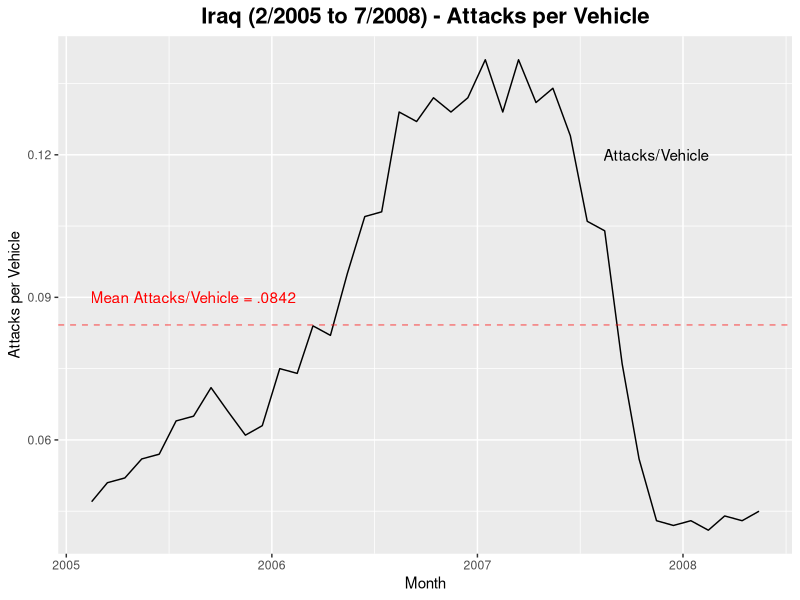
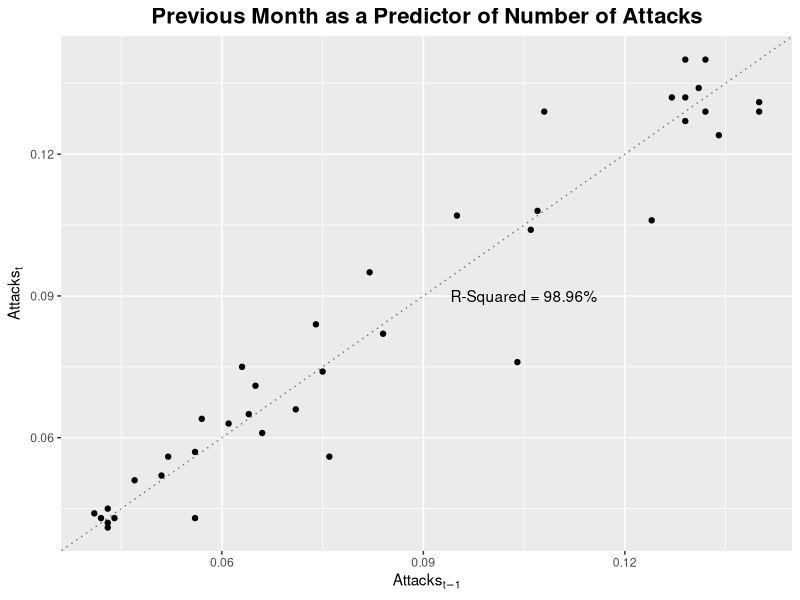

Generate these figures, in order, with R: (Note: this script raises an error after producing the figures.)
library(reshape2)
library(dplyr)
library(ggplot2)
library(data.table)
library(tidyverse)
library(gridExtra)

####  Iraq Historical Data ####
iraq_months            <- c(1:40)                                                   # Number of months of data
iraq_dates             <- seq(as.Date("2005/2/15"), by = "month", length.out = 40)  # Dates Data is collected
iraq_attackspervehicle <- c(0.047,0.051,0.052,0.056,0.057,                          # Attacks per month.  Used # of attacks/# of soldiers/ 4 Vehicles per soldier
                            0.064,0.065,0.071,0.066,0.061,
                            0.063,0.075,0.074,0.084,0.082,
                            0.095,0.107,0.108,0.129,0.127,
                            0.132,0.129,0.132,0.140,0.129,
                            0.140,0.131,0.134,0.124,0.106,
                            0.104,0.076,0.056,0.043,0.042,
                            0.043,0.041,0.044,0.043,0.045)

df_iraqattacks         <- data.frame(iraq_months, as.Date(iraq_dates), iraq_attackspervehicle)  #Merge into data frame

####Calculate mean number of attacks####
iraq_meanattacks <- mean(df_iraqattacks$iraq_attackspervehicle)

####Plot Attacks per Vehicle####
ggplot(df_iraqattacks, aes(x = as.Date(iraq_dates), y = iraq_attackspervehicle)) + 
  geom_line() + 
  geom_hline(yintercept = iraq_meanattacks, color = "red", linetype = 2, alpha = .5) + 
  annotate("text", x = as.Date("2007/11/15"), y = .12, label = "Attacks/Vehicle") + 
  annotate("text", x = as.Date("2005/8/15"), y = .09, label = "Mean Attacks/Vehicle = .0842", color = "red") +
  ggtitle('Iraq (2/2005 to 7/2008) - Attacks per Vehicle') + 
  theme(plot.title = element_text(size = 16, face = "bold", hjust = 0.5)) + 
  labs(x = "Month", y = "Attacks per Vehicle", face = "bold") + 
  theme(legend.position="none") + 
  scale_color_grey(end = .5) 


#Predictors
iraq_Xtminus1 <- c(0.047, 0.051, 0.052,0.056,0.057,0.064,0.065,0.071,0.066,0.061,0.063,0.075,0.074,0.084,0.082,0.095,0.107,0.108,0.129,0.127,0.132,0.129,0.132,0.140,0.129,0.140,0.131,0.134,0.124,0.106,0.104,0.076,0.056,0.043,0.042,0.043,0.041,0.044,0.043)
iraq_Xt       <- c(0.051, 0.052,0.056,0.057,0.064,0.065,0.071,0.066,0.061,0.063,0.075,0.074,0.084,0.082,0.095,0.107,0.108,0.129,0.127,0.132,0.129,0.132,0.140,0.129,0.140,0.131,0.134,0.124,0.106,0.104,0.076,0.056,0.043,0.042,0.043,0.041,0.044,0.043,0.045)

#Regression
iraq_reg               <- data.frame(iraq_Xtminus1, iraq_Xt)
iraq_reg$prediction    <- iraq_reg$iraq_Xtminus1 * 1
iraq_reg$residual      <- iraq_reg$iraq_Xt - iraq_reg$pred
iraq_reg$residsq       <- iraq_reg$residual^2
iraq_reg$squares       <- iraq_Xt^2

#Calculate R^2
iraq_sumresidsq        <- sum(iraq_reg$residsq)
iraq_sumsq             <- sum(iraq_reg$squares)
iraq_reg_rsquared      <- 1 - sum(iraq_sumresidsq)/sum(iraq_sumsq)
iraq_reg_rsquared

iraq_meanresid         <- mean(iraq_reg$residual)
iraq_stdevresid        <- sd(iraq_reg$residual)

###Plot of Regression####
ggplot(iraq_reg, aes(x = iraq_Xtminus1, y = iraq_Xt)) + 
  geom_point() + 
  geom_abline(slope = 1, intercept = 0, alpha = .5, linetype = 3, color = 'black') +
  labs(x = expression(Attacks[t-1]), y = expression(Attacks[t]), face = "bold") +
  ggtitle('Previous Month as a Predictor of Number of Attacks')  +
  annotate("text", x = .105, y = .09, label = "R-Squared = 98.96%") + 
  theme(plot.title = element_text(size = 16, face = "bold", hjust = 0.5)) 




####  Simulation ####
simruns  <- function(M, EE, unc, flex, design, armor2designpercentage, armor3designpercentage, LSCOPercentage, CRLCOPercentage, MESCDPercentage, delay) {
  
  ####  Simulation Initial Conditions  ####  
  set.seed(100)
  totalrvneeded                  <- M*132*4                            #Total number of unique random variables needed (total lines)
  discountrate                   <- .021                                #discount rate used
  totalruns                      <- M*4                                #Total runs M runs per each armor type (ex. M = 100, 400 total runs or 100 runs for each armor type)
  indexnumber                    <- 1:totalrvneeded                    #Used to index each indivdiual time period
  run                            <- rep(1:totalruns, each = 132)       #Indexes by run 
  month                          <- rep(1:132, M*4)                    #Loops 132months for every run
  armortype                      <- rep(1:4, each = M*132)             #Allocates armor type for each run
  
  ####  Armor Type Initial Conditions   ###
  
  #Initial Costs#
  armor1cost                     <- 4                                #Purchase Cost for Standard Armor
  armor2cost                     <- 4.1                                #Purchase Cost for Passive Armor
  armor3cost                     <- 4.5                                #Purchase Cost for Reactive Armor  
  armor4cost                     <- 5                                  #Purchase Cost for Robust Armor
  
  #Design Costs# 
  # armor2designpercentage         <- .25                                                             #Percent Cost of design for Passive Armor  (Hook Cost)
  # armor3designpercentage         <- .5                                                             #Percent Cost of design for Reactive Armor (Hook Cost)
  armor2design                   <- design * (armor2cost - armor1cost) * armor2designpercentage    #Design Cost for Passive Armor
  armor3design                   <- design * (armor3cost - armor1cost) * armor3designpercentage    #Design Cost for Reactive Armor
  
  #Armor Percent Improvement Levels#
  armor1improve                  <- 0                                  #Percent improvement over Standard Armor for Standard Armor (ITS THE SAME!)
  armor2improve                  <- .10                                #Percent improvement over Standard Armor for Passive Armor 
  armor3improve                  <- .40                                #Percent improvement over Standard Armor for Reactive Armor 
  armor4improve                  <- .70                                #Percent improvement over Standard Armor for Robust Armor 
  
  #Mission Type Random Variable##
  missiontypeRV                  <- rep(runif(M*4, min = 0, max = 1), each = 132)   #Creates a random variable to determine mission type for each run
  bogdwellRV                     <- rep(runif(M*4, min = 0, max = 6), each = 132)   #Creates a random variable to bog dwell for each run
  
  #Create Initial Data Frame
  df                             <- data.frame(indexnumber, run, month, armortype, missiontypeRV, bogdwellRV)
  
  #### Mission Type Assignments ####
  df$missiontype                 <- ifelse(df$missiontypeRV <= LSCOPercentage, 1,                   #Assigns Mission Type of LSCO (1) with probability of 1/3 
                                           ifelse(df$missiontypeRV <= LSCOPercentage + CRLCOPercentage, 2,            #Assigns Mission Type of CRLCO (2) with probability of 1/3 
                                                  ifelse(df$missiontypeRV <= 1, 3,4)))   #Assigns Mission Type of MEDCL (3) with probability of 1/3 
  
  #### Bogdwell assignments ####
  df$bogdwell                    <- ifelse(df$missiontype == 1 & df$bogdwellRV <= 2, 1,                  #Assigns bogwell conditions based on the mission type and bogdwellrv
                                           ifelse(df$missiontype == 1 & df$bogdwellRV <= 4, 2,
                                                  ifelse(df$missiontype == 1 & df$bogdwellRV <= 6, 3, 
                                                         ifelse(df$missiontype == 2 & df$bogdwellRV <= 3, 3, 4))))
  
  #### Builds BOGDWELL Scenarios ####
  bdmonth                        <- rep(1:132, 4)
  #br                            <- rep(1:4, each = 132)
  bog                            <- c(1,1,1,1,1,1,1,1,1,1,1,1)                                             #Represents 12 months of deloyment
  dwell                          <- c(0,0,0,0,0,0,0,0,0,0,0,0)                                             #Represents 12 months of deloyment   
  bogdwell1                      <- c(dwell, bog,dwell,bog,dwell,bog,dwell,bog,dwell,bog, dwell)           #Represents 1:1 BOG:Dwell Ratio
  bogdwell2                      <- c(dwell, bog,dwell,dwell,bog,dwell,dwell,bog,dwell,dwell, bog)         #Represents 1:2 BOG:Dwell Ratio  
  bogdwell3                      <- c(dwell, bog,dwell,dwell,dwell,bog,dwell,dwell,dwell,bog, dwell)       #Represents 1:3 BOG:Dwell Ratio
  bogdwell4                      <- c(dwell, bog,dwell,dwell,dwell, dwell, bog,dwell,dwell,dwell,dwell)    #Represents 1:4 BOG:Dwell Ratio
  
  #### Deployment assignements per scenario ####
  df$deployed                    <- ifelse(df$bogdwell == 1, bogdwell1[bdmonth],                          #Lookup deployment in a given month based on the scenario selected above
                                           ifelse(df$bogdwell == 2, bogdwell2[bdmonth],
                                                  ifelse(df$bogdwell == 3, bogdwell3[bdmonth],
                                                         ifelse(df$bogdwell == 4, bogdwell4[bdmonth], NA))))
  
  #### Set in initial attack parameters and Base Attack Parameters  ####
  df$baselineattack              <- ifelse(df$missiontype == 1, iraq_meanattacks,                          #Sets the attacks per month in LSCO based on the mean of Iraq Attacks
                                           ifelse(df$missiontype == 2, iraq_meanattacks/2, 0))             #Sets the attacks per month in CRLCO based on the mean/2 of Iraq Attacks
  
  #### Create Uncertainty Attack parameters  ####
  attackrv                       <- runif(4*M*132, 0, 1)                                                             #Creates the RV Vector for attack start point
  df$initialattackrv             <- ifelse(df$month == 1, attackrv[indexnumber], 0)                                  #Assigns initial attack RV at Month = 1
  df$initialmonthlyattack        <- ifelse(df$missiontype == 1, .5*iraq_meanattacks + iraq_meanattacks*df$initialattackrv,     #Creates LSCO initial attack condition between iraq attacks with potential for a 50% increase or decrease to start
                                           ifelse(df$missiontype == 2, iraq_meanattacks*df$initialattackrv, 0))                     #Creates CRLCO initial attack condtion between 0 and iraq mean
  df$attackstart                 <- ifelse(df$month == 1, df$initialmonthlyattack[indexnumber], 0)         #creates monthly start
  df$attackerror                 <- rnorm(totalrvneeded, iraq_meanresid, iraq_stdevresid)                    #Determines monthly random error from Iraq scenario
  df$attacknew                   <- df$attackstart + df$attackerror                                        #Incorporates error into attack variable 
  df                             <- data.table(df)                                                         #reestablishes DF
  df[, monthlyattacks := cumsum(attacknew), by=list(run)]                                                  #creates cumulative attack rate incorporating monthly error
  
  df$monthlyattacks              <- ifelse(df$monthlyattacks <0, 0, df$monthlyattacks)                     #Monthly Attacks cannot go negative
  df$monthlyattacks              <- ifelse(df$missiontype == 3, 0, df$monthlyattacks)                                #If MESCD, then attacks is 0
  #df$monthlyattacks              <- df$monthlyattacks
  
  #### Set Enemy Effectiveness Percentage ####
  df$enemyeffectiveness          <- rep(EE, totalrvneeded)          #Establishes enemy effectiveness
  
  #### Upgrade criteria ####
  
  df$decisionshift               <- ifelse(df$month <= 1, 0, shift(df$monthlyattacks, 0, type = "lag"))    #Shifts decsion to later date (Currently at 0)
  df$upgradecriteria             <- ifelse(df$month <= 12, 0,                                              #Does not allow an upgrade before deployment
                                           ifelse(df$monthlyattacks > 0.00, 1, 0))                         #Upgrade criteria, currently if > 0.
  df$samerun                     <- ifelse(df$run == 1 & df$month == 1, 0,                                 #Ensures calculations on the same run
                                           ifelse(df$run == shift(df$run, 1L, type = "lag"), 1, 0))
  df$decisiondelay               <- shift(df$upgradecriteria, delay, type = "lag")                         #Delay built into system (Part of function)
  df$upgrade                     <- ifelse(df$month <= 12, 0, df$decisiondelay * df$samerun * flex)        #Decision to upgrade based
  df[, upgraded := cumsum(upgrade), by=list(run)]                                                          #Determines if upgrade has been performed (if>=1)
  df$upgraded                    <- df$upgraded
  df$call                        <- ifelse(df$upgraded == 1 & shift(df$upgraded, 1L, type = "lag") == 1, 0,#Calls option (Only 1 per run) 
                                           ifelse(df$upgraded == 1, 1, 0))
  
  ####  Set Armor Effectiveness Percentage Based on Vehicle ####
  df$armoreffectiveness          <- ifelse(df$armortype == 1, armor1improve,                                   #Defines armor effectiveness level based on scenario
                                           ifelse(flex == 0 & df$armortype == 2, armor2improve, 
                                                  ifelse(flex == 0 & df$armortype == 3, armor3improve, 
                                                         ifelse(df$armortype == 4, armor4improve, 
                                                                ifelse(flex == 1 & df$armortype == 2 & df$upgraded < 1, armor1improve, 
                                                                       ifelse(flex == 1 & df$armortype == 2 & df$upgraded >= 1, armor2improve, 
                                                                              ifelse(flex == 1 & df$armortype == 3 & df$upgraded < 1, armor1improve, 
                                                                                     ifelse(flex == 1 & df$armortype == 3 & df$upgraded >= 1, armor3improve, NA))))))))
  
  ####  Create Armor Effectiveness Multiplier ####
  df$armoreffectivenessmultiplier<- 1-df$armoreffectiveness
  
  ####  Set probability of loss  ####
  df$lossprobability             <- (1 - unc)*df$deployed * df$baselineattack * df$enemyeffectiveness * df$armoreffectivenessmultiplier + unc * df$deployed * df$monthlyattacks * df$enemyeffectiveness * df$armoreffectivenessmultiplier
  
  ####  Determine Loss  ####
  df$randloss                    <- rep(runif(indexnumber, min = 0, max = 1))         #create string of RVs for each index to determine loss         
  df$Loss                        <- ifelse(df$lossprobability>df$randloss, 1, 0)                   #if probability of loss is > randloss, then vehicles is lost
  
  #### Determine Costs ####
  df$purchasecost                <- ifelse(df$armortype == 1 & month == 1, armor1cost, 
                                           ifelse(df$armortype == 2 & month == 1, armor2cost - flex * (armor2cost - armor1cost) + design * armor2design, 
                                                  ifelse(df$armortype == 3 & month == 1, armor3cost - flex * (armor3cost - armor1cost) + design *armor3design, 
                                                         ifelse(df$armortype == 4 & month == 1, armor4cost, 0))))
  df$replacementcost             <- ifelse(df$armortype == 1, armor1cost*df$Loss, 
                                           ifelse(df$armortype == 2, armor2cost*df$Loss, 
                                                  ifelse(df$armortype == 3, armor3cost*df$Loss, 
                                                         ifelse(df$armortype == 4, armor4cost*df$Loss, 0))))
  df$callcost                    <- df$call * ifelse(df$armortype == 2, armor2cost - armor1cost - design * armor2design, 
                                                     ifelse(df$armortype == 3, armor3cost - armor1cost - design * armor3design, 0))
  df$presentcost                 <- df$purchasecost + df$replacementcost/(1+discountrate/12)^month + df$callcost/(1+discountrate/12)^month
  
  #### Outputs ####
  runsummary   <- df %>%
    select(armortype, run, presentcost) %>%
    group_by(armortype, run) %>%
    summarise(NPC = sum(presentcost))
  
  armorsummary <- runsummary %>%
    select(armortype, NPC) %>%
    group_by(armortype)   %>%
    summarise(ENPC = mean(NPC))
  
  out <- armorsummary
  
  return(out)
}

####Set Intial Condtiosn for Simulation####
eff <- .25
M   <- 10000

####Run Simulation for 6 Scenarios######

baseruns                           <- simruns(M, eff, 0, 0, 0, .25, .5, 1/3, 1/3, 1/3, 0)
uncertaintyruns                    <- simruns(M, eff, 1, 0, 0, .25, .5, 1/3, 1/3, 1/3, 0)
flexibleruns                       <- simruns(M, eff, 1, 1, 1, .25, .5, 1/3, 1/3, 1/3, 0)
delay6                             <- simruns(M, eff, 1, 1, 1, .25, .5, 1/3, 1/3, 1/3, 6)
delay12                            <- simruns(M, eff, 1, 1, 1, .25, .5, 1/3, 1/3, 1/3, 12)

#Label with Scenario Name
baseruns$scenario                  <- "Base"
uncertaintyruns$scenario           <- "Uncertainty"
flexibleruns$scenario              <- "Flexibility"
delay6$scenario                    <- "6 Month Delay"
delay12$scenario                   <- "12 Month Delay"

#Merge results into single dataframe
results                            <- as.data.frame(rbind(baseruns, uncertaintyruns, flexibleruns, delay6, delay12))

#Reorder scenarios###
results$scenario                   <- factor(results$scenario, levels = c("Base", "Uncertainty", "Flexibility", "Flex with Design", "6 Month Delay","12 Month Delay"))

#Set total number of vehicles and develop total ENPC
totalvehicles                      <- 1000
results$TENPC                      <- results$ENPC * totalvehicles


  #Standardize y-axis for graphs
  ylim1 <- 5500
  ylim2 <- 5900
  
  #Plot Base vs. Uncertainty
  Base_v_Uncertainty <- 
    ggplot(subset(results, (scenario == "Base" | scenario == "Uncertainty")), aes(x = scenario, y = TENPC, group = as.factor(armortype), color = as.factor(armortype), label = armortype, linetype = as.factor(armortype))) + 
    geom_line(aes(color = as.factor(armortype)), size = 1) + 
    geom_text(data = subset(results, scenario == "Uncertainty"), aes(color = as.factor(armortype), label = c("Standard", "", "Reactive", "Robust")),position = position_nudge(x = 0.15)) +
    geom_text(data = subset(results, scenario == "Base"), aes(color = as.factor(armortype), label = c("", "Passive", "", "")),position = position_nudge(x = -0.15)) +
    ggtitle('Base vs. Uncertainty') + 
    theme(plot.title = element_text(size = 16, face = "bold", hjust = 0.5)) + 
    labs(x = "Scenario", y = "Total Expected Net Present Cost ($M)", face = "bold") + 
    theme(legend.position="none") + 
    scale_color_grey(end = .5) +
    ylim(ylim1, ylim2)
  
  Base_v_Uncertainty
  
  #Uncertainty vs. Flexibility
  
  Uncertainty_v_Flexibility <-
    ggplot(subset(results, (scenario == "Uncertainty" | scenario == "Flexibility")), aes(x = scenario, y = TENPC, group = as.factor(armortype), color = as.factor(armortype), label = armortype, linetype = as.factor(armortype))) + 
    geom_line(aes(color = as.factor(armortype)), size = 1) + 
    geom_text(data = subset(results, scenario == "Flexibility"), aes(color = as.factor(armortype), label = c("Standard", "Passive", "Reactive", "Robust")),position = position_nudge(x = 0.15)) +
    geom_text(data = subset(results, scenario == "Uncertainty"), aes(color = as.factor(armortype), label = c("", "", "", "")),position = position_nudge(x = -0.15)) +
    ggtitle('Uncertainty vs. Flexibility') + 
    theme(plot.title = element_text(size = 16, face = "bold", hjust = 0.5)) + 
    labs(x = "Scenario", y = "Total Expected Net Present Cost ($M)", face = "bold") + 
    theme(legend.position="none") + 
    scale_color_grey(end = .5) +
    ylim(ylim1, ylim2)
  
  Uncertainty_v_Flexibility
  
  #Plot the Impact of Delays
  
  ImpactOfDelays <- 
    ggplot(subset(results, (scenario == "Flexibility" | scenario == "6 Month Delay"| scenario == "12 Month Delay" )), aes(x = scenario, y = TENPC, group = as.factor(armortype), color = as.factor(armortype), label = as.factor(armortype))) + 
    geom_line(aes(color = as.factor(armortype), linetype = as.factor(armortype)), size = 1) + 
    geom_text(data = subset(results, scenario == "12 Month Delay"), aes(color = as.factor(armortype), label = c("Standard", "Passive", "Reactive", "Robust")),position = position_nudge(x = 0.25)) + 
    ggtitle('Impact of Delays') + 
    theme(plot.title = element_text(size = 16, face = "bold", hjust = 0.5)) + 
    labs(x = "Scenario", y = "Total Expected Net Present Cost ($M)", face = "bold") + 
    theme(legend.position="none") + 
    scale_color_grey(end = .5) +
    ylim(ylim1, ylim2)
  
  ImpactOfDelays
  
  #Plot all togther 
  grid.arrange(Base_v_Uncertainty, Uncertainty_v_Flexibility, ImpactOfDelays, ncol = 3)
  
  
